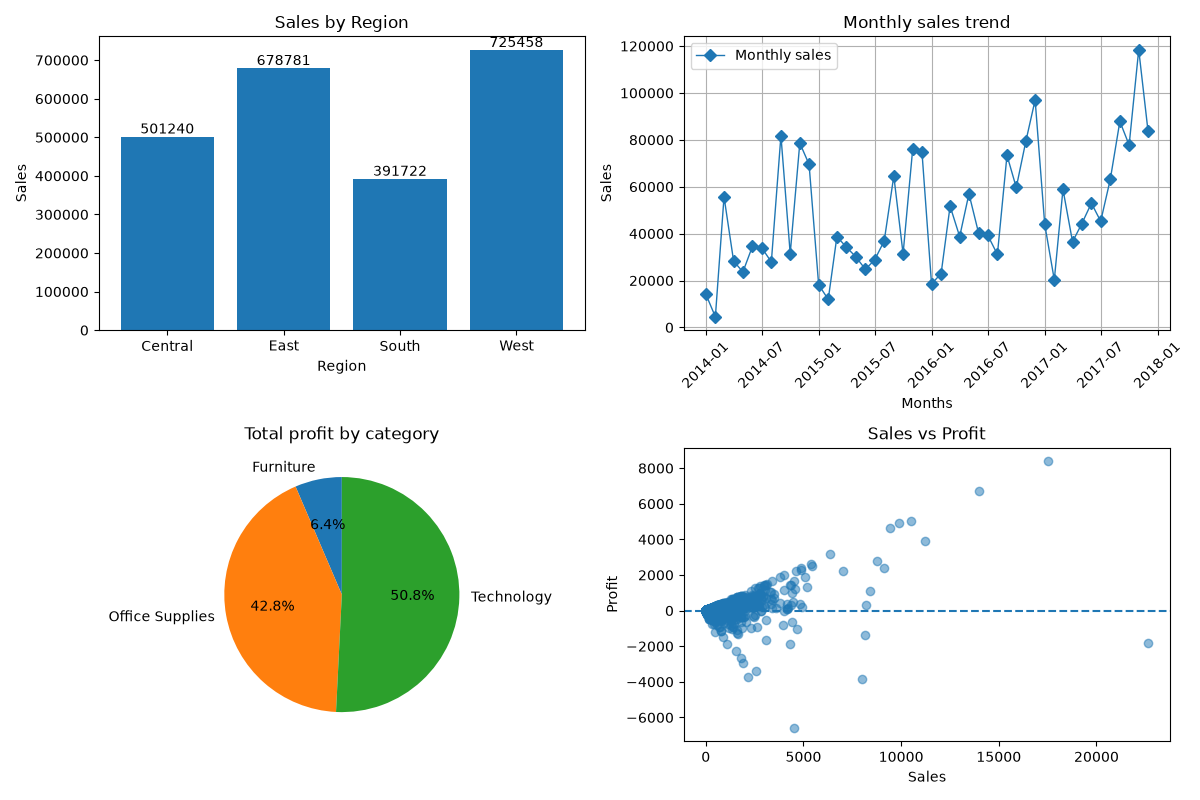

Here is the Python script that generated this plot:
import pandas as pd 
import matplotlib.pyplot as plt 
data=pd.read_excel("superstore.xls")
region_sales=data.groupby("Region")["Sales"].sum()
data["YearMonth"]=data["Order Date"].dt.to_period("M")
monthly_sales=data.groupby("YearMonth")["Sales"].sum()
category_profit=data.groupby("Category")["Profit"].sum()
fig, axes=plt.subplots(2,2,figsize=(12,8))
bars=axes[0,0].bar(region_sales.index, region_sales.values)
axes[0,0].set_title("Sales by Region")
axes[0,0].set_xlabel("Region")
axes[0,0].set_ylabel("Sales")
axes[0,0].bar_label(bars, fmt="%.0f")#adds sales values above each bar 
axes[0,1].plot(monthly_sales.index.to_timestamp(),monthly_sales.values,marker="D",linewidth=1)
axes[0,1].set_title("Monthly sales trend")
axes[0,1].set_xlabel("Months")
axes[0,1].set_ylabel("Sales")
axes[0,1].tick_params(axis="x",rotation=45)
axes[0,1].grid(True)
axes[0,1].legend(["Monthly sales"])
axes[1,0].pie(category_profit.values,labels=category_profit.index,autopct="%1.1f%%",startangle=90)
axes[1,0].set_title("Total profit by category")
axes[1,1].scatter(data["Sales"],data["Profit"],alpha=0.5)
axes[1,1].set_title("Sales vs Profit")
axes[1,1].set_xlabel("Sales")
axes[1,1].set_ylabel("Profit")
axes[1,1].axhline(y=0,linestyle="--")
plt.tight_layout()
plt.savefig("charts.png")
plt.show()
